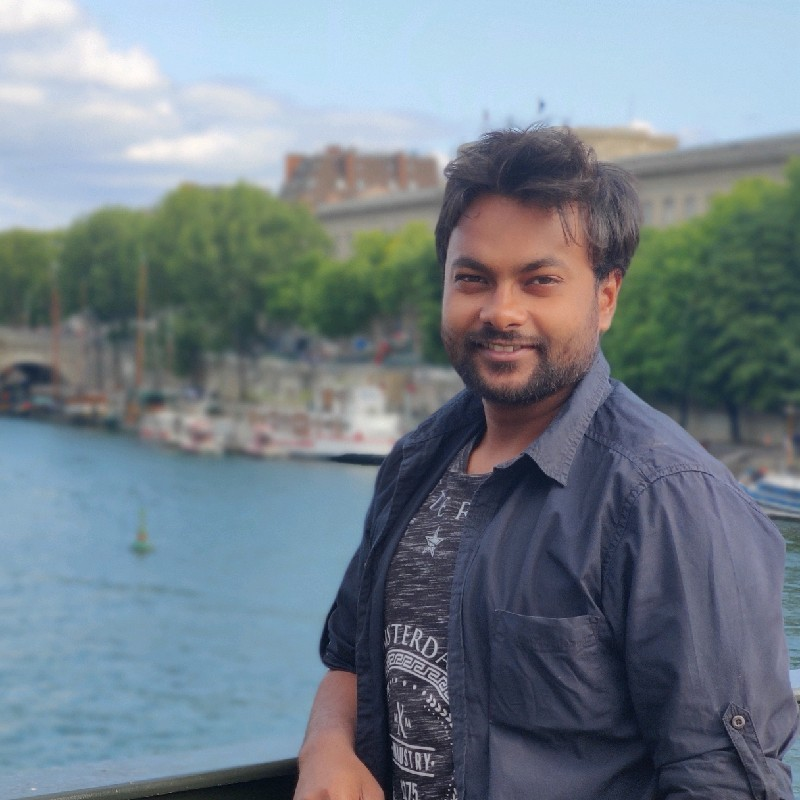
#> input picture Images/Image.jpg, 800 x 800 px; its folder holds 2 pictures in this run
$ jupyter execute --allow-errors 'Incremental Clustering_Intrusion Detection.ipynb'   (shell and % lines are left out)
#> lines starting #> are read from the running program, lines starting #| are printed output that depends on the picture
# Guided Projects Artificial Intelligence & Machine Learning
## Guided Projects: Unsupervised Learning
### Incremental Clustering: Intrusion Detection by Visual Surveillance
Detection of abnormalities in live videos requires optimized scene representation which involves
real-time detection of objects while efficiently representing the state of objects temporally across
frames. For such purposes, Incremental Clustering can be used. Incremental clustering
allows clustering of pixels with motion which is further used for mapping the trajectories in
subsequent frames and can be used for Surveillance and for real-time traffic analysis.
### Question:
In today's world, the data is dynamic and hence, it is not always feasible to use Non -incremental
clustering techniques which rely on the complete dataset for forming the clusters. Thus, we need an
incremental clustering algorithm that automatically adapts to itself as the data points increase.
Implement a basic incremental K Means algorithm using the iris dataset (available in scikit-learn module or can download the csv file). Once done, try using the same algorithm for intrusion
detection using any video of your choice (Only one such video is required as our algorithm will
learn as the new frames are introduced automatically).

[cell 1]
# Importing libraries
import numpy as np
import matplotlib.image as mpimg
import matplotlib.pyplot as plt
import os
import sys
import cv2

[cell 2]
# Function to initialize the mean and vector images
def initBackground(initImage):
#> called with initImage = './Images/Image.jpg'
    img_arr = mpimg.imread(initImage)
#> img_arr is the input picture: shape (800, 800, 3); mean R, G, B 115.6, 127.8, 137.6
#> in Background_Subtraction, `mean, var = initBackground(initImage)`: var: shape (800, 800, 3) float64; every value is 9
    mean = img_arr
    var = 9*np.ones(img_arr.shape)
    return (mean, var)

[cell 3]
# Classify images into foreground and background pixels using Chebyshevs inequality based classifier
def ForegroundDetection(img_file, mean, variance, lmda):
#> called with img_file = './Images/Image_2.jpg', lmda = 0.8
    img = mpimg.imread(img_file)
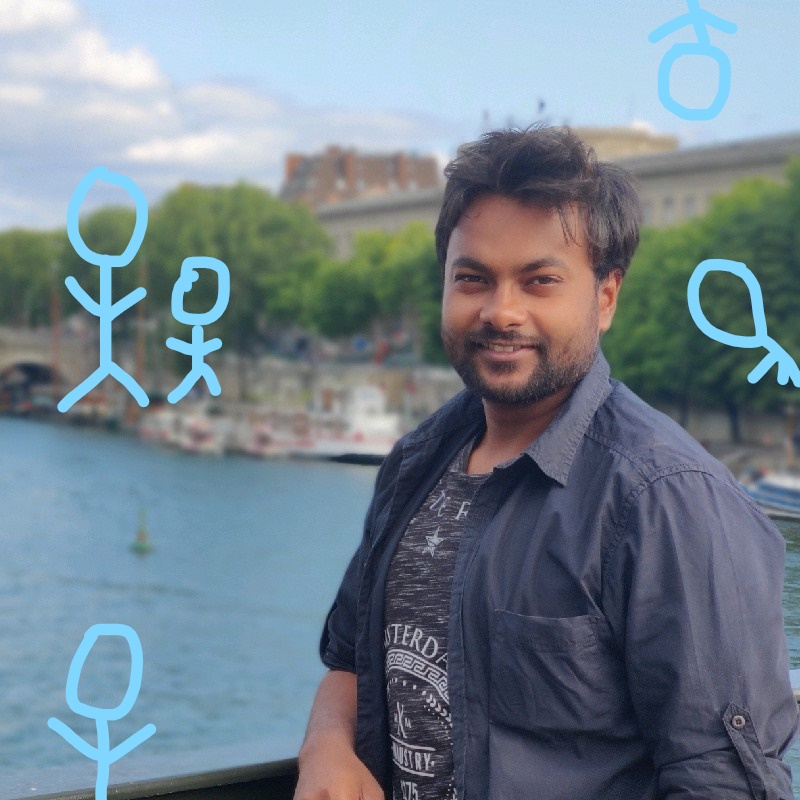
#> input picture Images/Image_2.jpg, 800 x 800 px
#> img is the input picture: shape (800, 800, 3); mean R, G, B 116.4, 130.9, 141.9
    d = img - mean
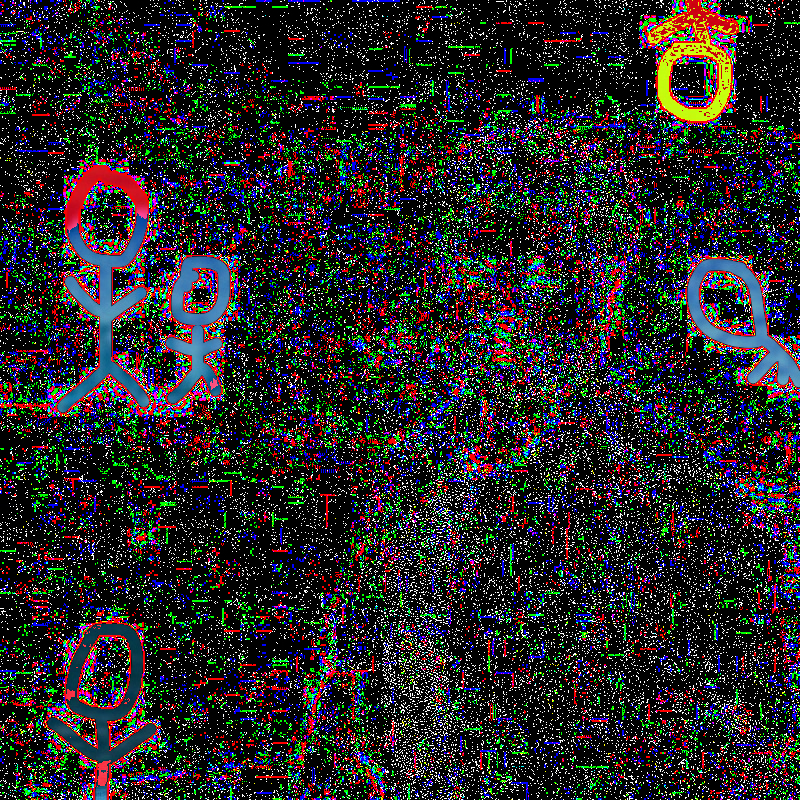
#> d: shape (800, 800, 3); mean R, G, B 39.9, 38.5, 40.4
    y = var*(lmda**2)
    d_2 = np.square(d)
    I = d_2 - y
    mask = np.all(I>0, axis = 2)
    r1 = 255*mask.astype(int)
    r1 = r1.astype(np.uint8)
    return r1

[cell 4]
# Reduce image noise using voting scheme
def Voting(rI, eta, m, n):
    r,c = rI.shape
    cI = np.zeros((rI.shape[0], rI.shape[1]))
    for i in range(m,r-1-m):
        for j in range(n,c-1-n):
            img_patch = rI[i-m:i, j-n:j]
            y_unq, counts = np.unique(img_patch, return_counts = True)
            if len(counts) == 1 and y_unq[0] == 1:
                cI[i,j] = 255
            if len(counts) > 1:
                if counts[1] > eta*m*n:
                    cI[i,j] = 255
    cI = cI.astype(np.uint8)
    return cI

[cell 5]
# Update the mean and variance images using a weighted average scheme
def meanvarUpdate(cI, img_path, M, V, alpha):
    img = mpimg.imread(img_path)
    mean_upd = np.zeros(img.shape)
    var_upd = np.zeros(img.shape)
    d = img - M
    d_2 = np.square(d)
    for i in range(cI.shape[0]):
        for j in range(cI.shape[1]):
            if cI[i,j] == 0:
                mean_upd[i,j,:] = (1-alpha)*M[i,j,:] + alpha*img[i,j,:]
                var_upd[i,j,:] = (1-alpha)*M[i,j,:] + alpha*d_2[i,j,:]
                var_upd[i,j,:] = np.clip(var_upd[i,j,:], a_min = 9, a_max = None)
    return(mean_upd, var_upd)

[cell 6]
def Background_Subtraction(img_dir, lmda, eta, m, n, alpha):
    img_file_name = os.listdir(img_dir)
    initImage = os.path.join(img_dir, img_file_name[0])
    mean, var = initBackground(initImage)

    for i in range(1, len(img_file_name)):
        img_path = os.path.join(img_dir, img_file_name[i])
        fig, ax = plt.subplots(1,3,figsize = (10,10))
        rI = ForegroundDetection(img_path, mean, var, lmda)
        ax[0].imshow(rI, cmap = 'gray')

        cI = Voting(rI, eta, m, n)
        mean, var = meanvarUpdate(cI, img_path, mean, var, alpha)
        ax[1].imshow(cI, cmap = 'gray')

        img = mpimg.imread(img_path)
        ax[2].imshow(img, cmap = 'gray')

        plt.show()
